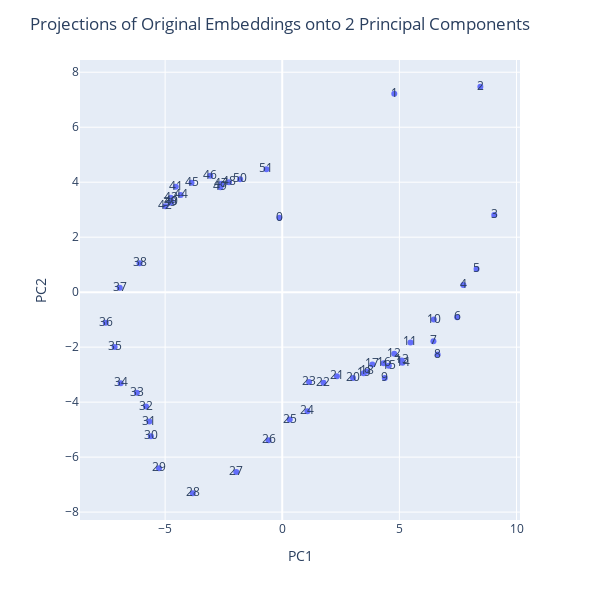
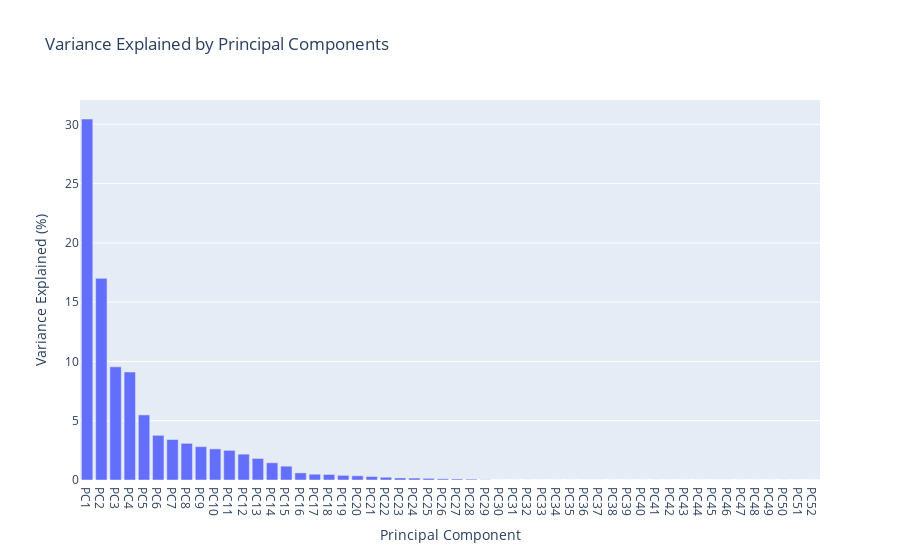

Notebook source saved alongside these figures, in order:
### Markdown cell above
## Analyze the initial normalized embeddings 
- look at the principle components of the embeddings for the tokens 0-51

### Code cell
import plotly.express as px
import numpy as np
import matplotlib.pyplot as plt
from sklearn.linear_model import LinearRegression
from sklearn.metrics import r2_score
import pandas as pd

# use the normzlized embedding calculated above
embedding = normalized
st = int( (embedding.shape[1] -1) / 2 )
reshaped_embedding = embedding[:,st:,:].squeeze(0)

U, S, V = t.svd(reshaped_embedding)

projection = reshaped_embedding @ V[:, :20]
pdf = pd.DataFrame(projection.detach().cpu().numpy(), columns=[ 'PC'+str(i+1) for i in range(20)])

# Create a scatter plot of the projection onto the first two principal components
token_labels = [i for i in range(0, pdf.shape[0] )]

fig = px.scatter(x=pdf['PC1'], y=pdf['PC2'], text=token_labels)
fig.update_layout(
    title='Projections of Original Embeddings onto 2 Principal Components',
    xaxis_title='PC1',
    yaxis_title='PC2',
    width=600,
    height=600,
)
fig.show()

# Show the amount explained by principle components
variance_explained = S ** 2 / (S ** 2).sum()

# Convert to percentage
variance_explained_percentage = variance_explained * 100

# Create a bar chart to show variance explained
fig = go.Figure(
    data=[
        go.Bar(
            x=[f'PC{i+1}' for i in range(len(variance_explained))],
            y=variance_explained_percentage.tolist(),
        )
    ],
    layout=go.Layout(
        title='Variance Explained by Principal Components',
        xaxis_title='Principal Component',
        yaxis_title='Variance Explained (%)',
    )
)

fig.show()

### Figure 1 — Plotly figure (JSON) as saved in the notebook; plotly's stock layout.template omitted (floating-point values rounded to 4 significant figures)
{"data": [{"hovertemplate": "x=%{x}<br>y=%{y}<br>text=%{text}<extra></extra>", "legendgroup": "", "marker": {"color": "#636efa", "symbol": "circle"}, "mode": "markers+text", "name": "", "orientation": "v", "showlegend": false, "text": [0, 1, 2, 3, 4, 5, 6, 7, 8, 9, 10, 11, 12, 13, 14, 15, 16, 17, 18, 19, 20, 21, 22, 23, 24, 25, 26, 27, 28, 29, 30, 31, 32, 33, 34, 35, 36, 37, 38, 39, 40, 41, 42, 43, 44, 45, 46, 47, 48, 49, 50, 51], "type": "scatter", "x": [-0.1222, 4.782, 8.457, 9.05, 7.732, 8.294, 7.468, 6.453, 6.631, 4.376, 6.47, 5.474, 4.781, 5.104, 5.133, 4.55, 4.329, 3.847, 3.611, 3.476, 3.02, 2.333, 1.76, 1.146, 1.076, 0.3185, -0.5868, -1.962, -3.82, -5.262, -5.608, -5.672, -5.815, -6.205, -6.896, -7.154, -7.534, -6.937, -6.091, -4.779, -4.728, -4.545, -4.989, -4.759, -4.335, -3.873, -3.074, -2.601, -2.276, -2.638, -1.799, -0.6752], "xaxis": "x", "y": [2.71, 7.217, 7.472, 2.809, 0.2573, 0.8466, -0.9123, -1.781, -2.269, -3.123, -0.9985, -1.827, -2.242, -2.482, -2.566, -2.672, -2.59, -2.627, -2.883, -2.947, -3.118, -3.054, -3.291, -3.265, -4.333, -4.633, -5.385, -6.539, -7.314, -6.408, -5.237, -4.709, -4.159, -3.661, -3.309, -1.997, -1.114, 0.1637, 1.05, 3.251, 3.285, 3.834, 3.121, 3.431, 3.537, 3.983, 4.238, 3.94, 3.997, 3.817, 4.107, 4.471], "yaxis": "y"}], "layout": {"height": 600, "legend": {"tracegroupgap": 0}, "margin": {"t": 60}, "title": {"text": "Projections of Original Embeddings onto 2 Principal Components"}, "width": 600, "xaxis": {"anchor": "y", "domain": [0, 1], "title": {"text": "PC1"}}, "yaxis": {"anchor": "x", "domain": [0, 1], "title": {"text": "PC2"}}}}

### Figure 2 — Plotly figure (JSON) as saved in the notebook; plotly's stock layout.template omitted (floating-point values rounded to 4 significant figures)
{"data": [{"type": "bar", "x": ["PC1", "PC2", "PC3", "PC4", "PC5", "PC6", "PC7", "PC8", "PC9", "PC10", "PC11", "PC12", "PC13", "PC14", "PC15", "PC16", "PC17", "PC18", "PC19", "PC20", "PC21", "PC22", "PC23", "PC24", "PC25", "PC26", "PC27", "PC28", "PC29", "PC30", "PC31", "PC32", "PC33", "PC34", "PC35", "PC36", "PC37", "PC38", "PC39", "PC40", "PC41", "PC42", "PC43", "PC44", "PC45", "PC46", "PC47", "PC48", "PC49", "PC50", "PC51", "PC52"], "y": [30.45, 17.01, 9.542, 9.105, 5.49, 3.768, 3.414, 3.09, 2.811, 2.625, 2.502, 2.182, 1.818, 1.453, 1.167, 0.5995, 0.4887, 0.468, 0.3904, 0.3544, 0.2925, 0.2327, 0.1728, 0.1623, 0.1398, 0.09767, 0.08823, 0.07188, 0.0182, 6.835e-07, 2.121e-11, 6.509e-14, 6.509e-14, 6.509e-14, 6.509e-14, 6.509e-14, 6.509e-14, 6.509e-14, 6.509e-14, 6.509e-14, 6.509e-14, 6.509e-14, 6.509e-14, 6.509e-14, 6.509e-14, 6.509e-14, 6.509e-14, 6.509e-14, 6.509e-14, 6.509e-14, 6.509e-14, 6.509e-14]}], "layout": {"title": {"text": "Variance Explained by Principal Components"}, "xaxis": {"title": {"text": "Principal Component"}}, "yaxis": {"title": {"text": "Variance Explained (%)"}}}}
